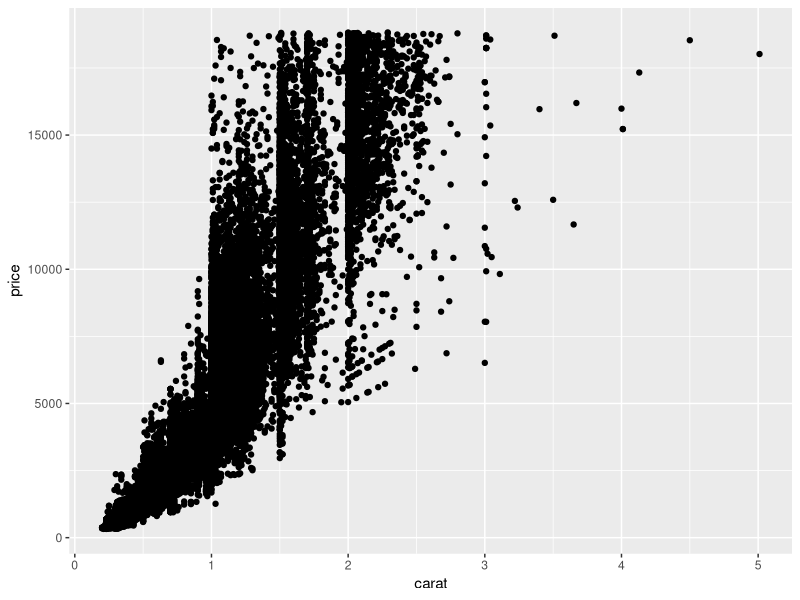
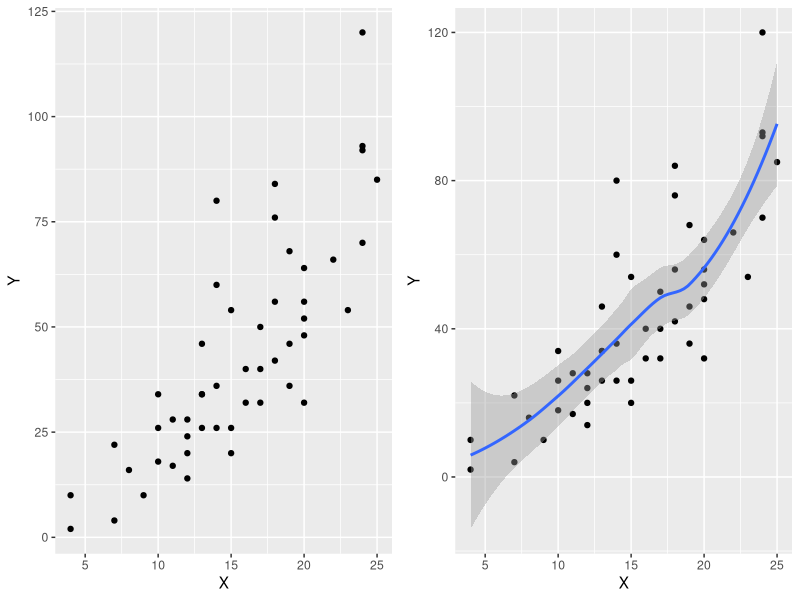
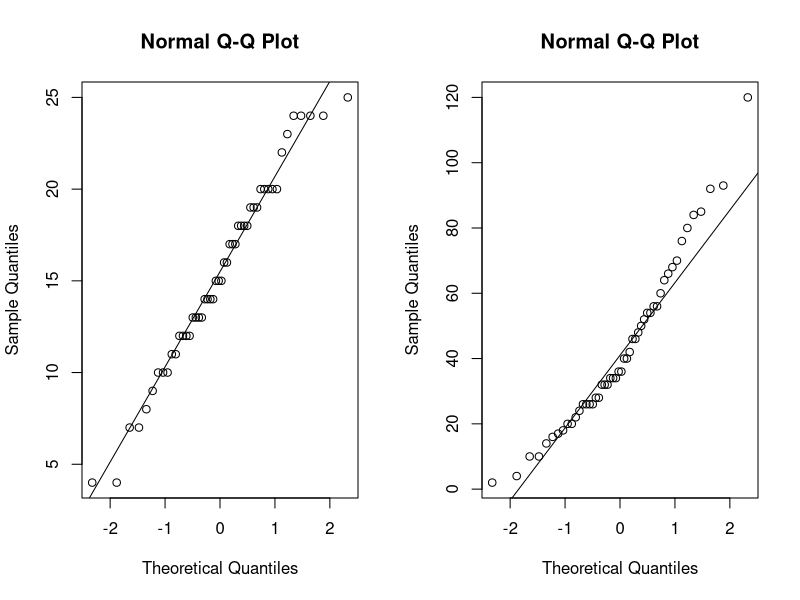
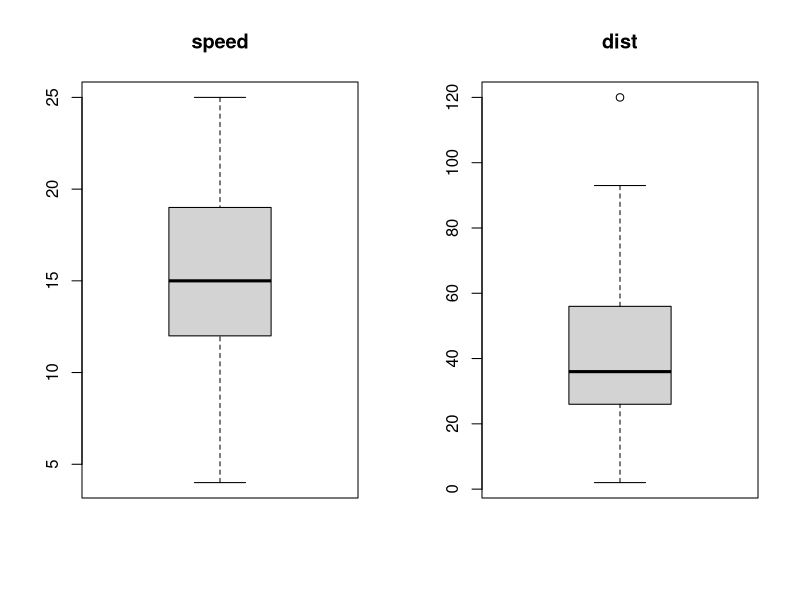
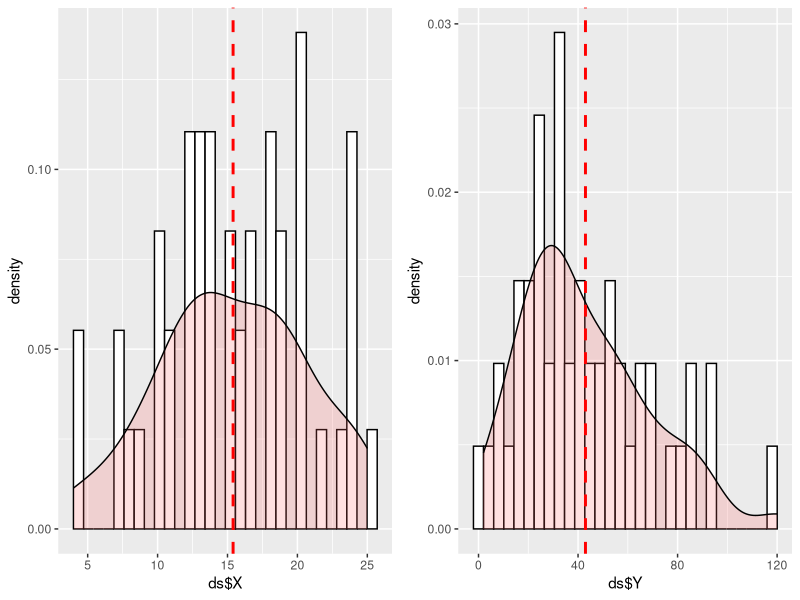
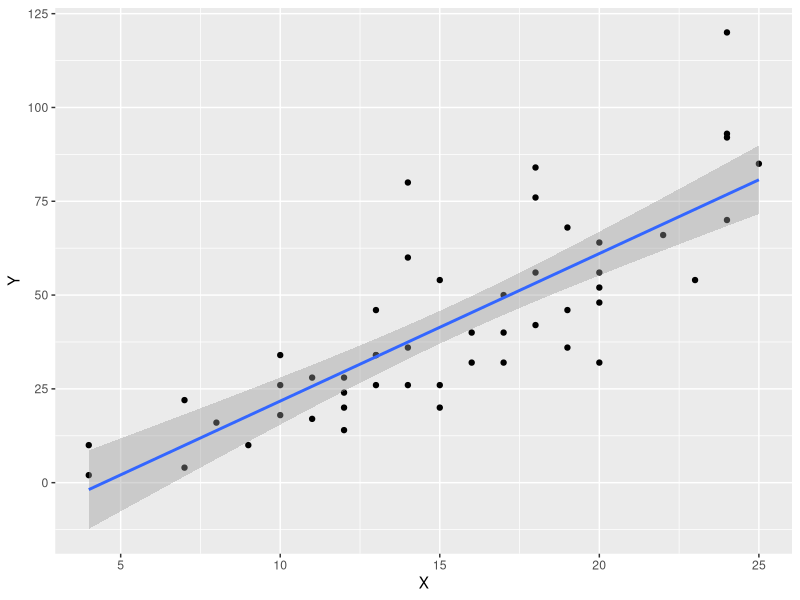
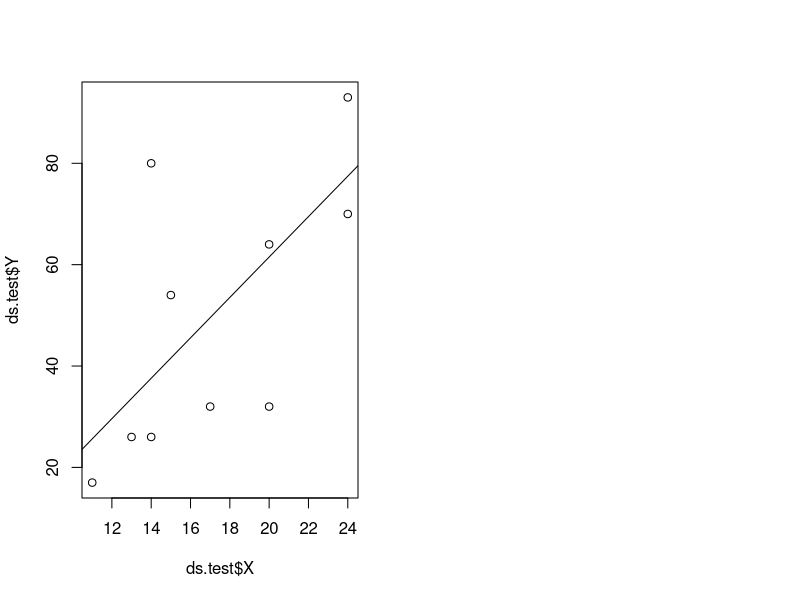
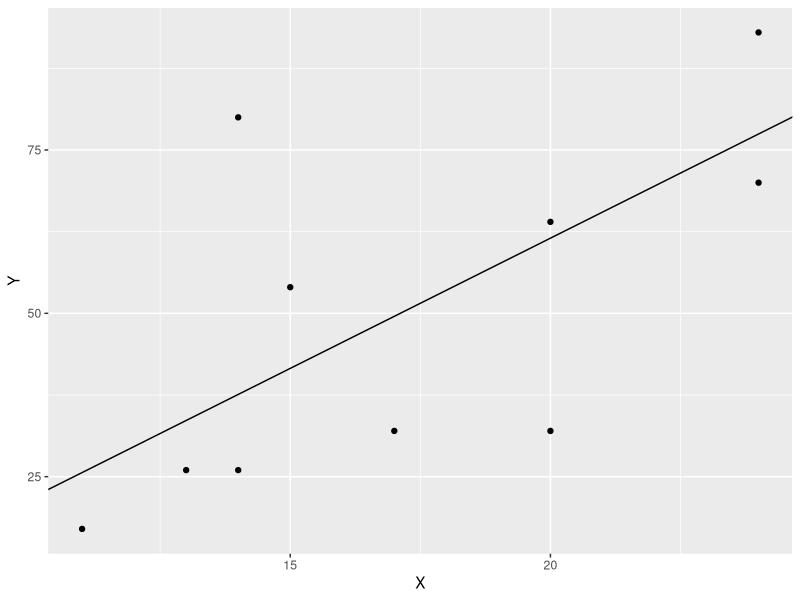

R code for these plots, in order:
## ---- chunk 1
knitr::opts_chunk$set(echo = TRUE)
## ---- chunk 2
#install.packages("tidyverse")
#install.packages("gridExtra")
library(tidyverse)
library(gridExtra)
## ---- chunk 3
diamonds

ggplot(diamonds, aes(x=carat, y=price)) +
  geom_point()

## ---- chunk 4

ds.response.variable <- "dist"
ds.predictor.variable <- "speed"
ds.source <- cars
ds.example.need.to.predict <- c(25,26,27,28,29,30)


ds <- ds.source[, c(ds.predictor.variable, ds.response.variable)]
names(ds) <- c("X", "Y")
ds




p1 <- ggplot(ds, aes(x=X, y=Y)) +
  geom_point()

p2 <- ggplot(ds, aes(x=X, y=Y)) +
  geom_point() +
  geom_smooth()

grid.arrange(p1, p2, ncol=2)


#normality check
par(mfrow=c(1,2))
qqnorm(ds$X)
qqline(ds$X)
qqnorm(ds$Y)
qqline(ds$Y)

#outliers
par(mfrow=c(1,2))
boxplot(ds$X, main=ds.predictor.variable)
boxplot(ds$Y, main=ds.response.variable)


#check normal distribution
p1 <- ggplot(data = NULL, aes(x = ds$X)) +
        geom_histogram(aes(y = ..density..), colour="black", fill="white") +
        geom_density(alpha=.2, fill="#FF6666") +
        geom_vline(aes(xintercept=mean(ds$X, na.rm = T)), color="red", linetype="dashed", size=1)

p2 <- ggplot(data = NULL, aes(x = ds$Y)) +
        geom_histogram(aes(y = ..density..), colour="black", fill="white") +
        geom_density(alpha=.2, fill="#FF6666") +
        geom_vline(aes(xintercept=mean(ds$Y, na.rm = T)), color="red", linetype="dashed", size=1)

grid.arrange(p1, p2, ncol=2)

#correlation
cor(ds$X, ds$Y)

#Simple linear model
#response~independent
model_simplelm <- lm(Y~X, data = ds)
summary(model_simplelm)

ds$Y_WholeDS_Prediction <- fitted(model_simplelm)
ds$Y_WholeDS_Residuals <- residuals(model_simplelm)

ds

#only with ggplot2
ggplot(model_simplelm, aes(x = X, y = Y)) +
  geom_point() +
  geom_smooth(method = lm)

## ---- chunk 5

#set.seed(123)
#split training and sample data
ds.training.index <- sample(1:nrow(ds), 0.8*nrow(ds))
ds.training <- ds[ds.training.index,]
ds.test <- ds[-ds.training.index,]

#buil model based on training data
ds.training.fit <- lm(Y~X, data = ds.training)
summary(ds.training.fit)
ds.training.pred <- data.frame (ds.training , Y_Prediction = fitted(ds.training.fit), Y_Residuals =residuals(ds.training.fit))

ds.training.pred

#test data prediction
ds.test$Y_predicted <- predict(ds.training.fit, ds.test)


#display result
ds.test[, c('X', 'Y', 'Y_predicted')]


plot(ds.test$X, ds.test$Y)
abline(ds.training.fit)

ds.training.fit$coefficients
ds.training.fit$coefficients[1] #intercept
ds.training.fit$coefficients[2] #slope

ggplot(ds.test, aes(x = X, y = Y)) +
  geom_point() +
  geom_abline(intercept = ds.training.fit$coefficients[1], slope = ds.training.fit$coefficients[2])


#single value prediction

ds.example.predicted <- predict(ds.training.fit, data.frame(X = ds.example.need.to.predict))
data.frame(X=ds.example.need.to.predict, ds.example.predicted)
